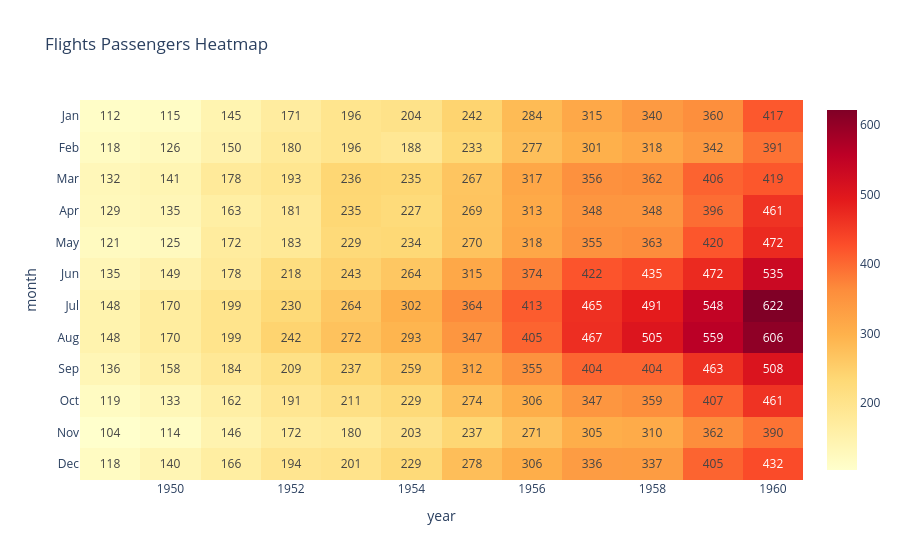
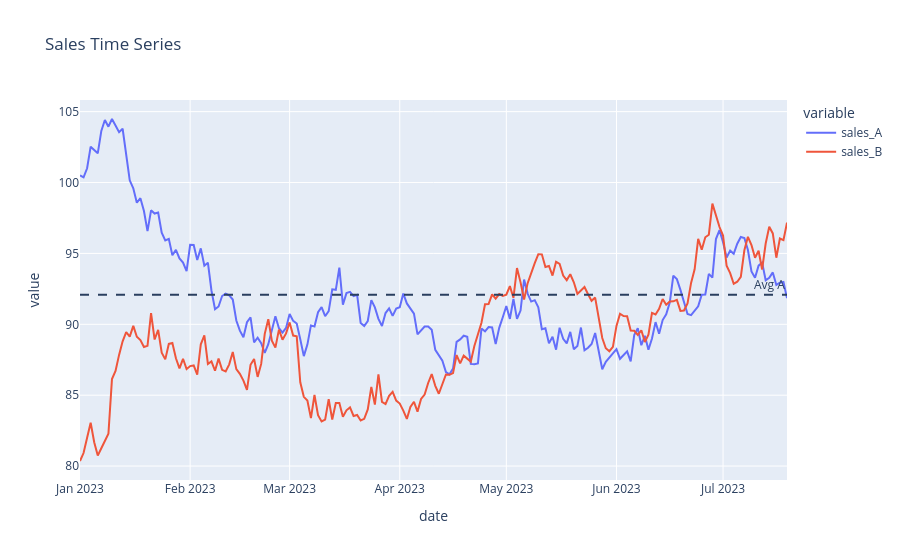

These figures' notebook cell, in order:
### Code cell
# ======================================================
# 8.3 Plotly Heatmap + Line (Time Series)
# ======================================================

# Interactive Heatmap
pv = flights.pivot_table(index='month', columns='year', values='passengers')
fig_heat = px.imshow(
    pv,
    color_continuous_scale='YlOrRd',
    text_auto=True,
    aspect='auto',
    title='Flights Passengers Heatmap'
)
fig_heat.show()

# Interactive Line (Time Series)
fig_ts = px.line(
    ts.reset_index(), x='date',
    y=['sales_A', 'sales_B'],
    title='Sales Time Series',
)
fig_ts.add_hline(y=ts['sales_A'].mean(), line_dash='dash',
                  annotation_text='Avg A')
fig_ts.show()

# PARAMETERS px.line:
# line_dash='col'     → รูปแบบเส้นตาม column
# markers=True        → แสดง marker จุด
# facet_col='col'     → แบ่งหน้าต่าง
# range_x=[start,end] → กำหนดช่วง x

### Figure 1 — Plotly figure (JSON) as saved in the notebook; plotly's stock layout.template omitted (floating-point values rounded to 4 significant figures; data arrays with more than 128 entries replaced by an {"elided": "..."} marker saying what was removed)
{"data": [{"coloraxis": "coloraxis", "hovertemplate": "year: %{x}<br>month: %{y}<br>color: %{z}<extra></extra>", "name": "0", "texttemplate": "%{z}", "type": "heatmap", "x": [1949, 1950, 1951, 1952, 1953, 1954, 1955, 1956, 1957, 1958, 1959, 1960], "xaxis": "x", "y": ["Jan", "Feb", "Mar", "Apr", "May", "Jun", "Jul", "Aug", "Sep", "Oct", "Nov", "Dec"], "yaxis": "y", "z": {"elided": "12x12 float values"}}], "layout": {"coloraxis": {"colorscale": [[0.0, "rgb(255,255,204)"], [0.125, "rgb(255,237,160)"], [0.25, "rgb(254,217,118)"], [0.375, "rgb(254,178,76)"], [0.5, "rgb(253,141,60)"], [0.625, "rgb(252,78,42)"], [0.75, "rgb(227,26,28)"], [0.875, "rgb(189,0,38)"], [1.0, "rgb(128,0,38)"]]}, "title": {"text": "Flights Passengers Heatmap"}, "xaxis": {"anchor": "y", "domain": [0.0, 1.0], "title": {"text": "year"}}, "yaxis": {"anchor": "x", "autorange": "reversed", "domain": [0.0, 1.0], "title": {"text": "month"}}}}

### Figure 2 — Plotly figure (JSON) as saved in the notebook; plotly's stock layout.template omitted (floating-point values rounded to 4 significant figures; data arrays with more than 128 entries replaced by an {"elided": "..."} marker saying what was removed)
{"data": [{"hovertemplate": "variable=sales_A<br>date=%{x}<br>value=%{y}<extra></extra>", "legendgroup": "sales_A", "line": {"color": "#636efa", "dash": "solid"}, "marker": {"symbol": "circle"}, "mode": "lines", "name": "sales_A", "orientation": "v", "showlegend": true, "type": "scatter", "x": {"elided": "200 str values"}, "xaxis": "x", "y": {"elided": "200 float values"}, "yaxis": "y"}, {"hovertemplate": "variable=sales_B<br>date=%{x}<br>value=%{y}<extra></extra>", "legendgroup": "sales_B", "line": {"color": "#EF553B", "dash": "solid"}, "marker": {"symbol": "circle"}, "mode": "lines", "name": "sales_B", "orientation": "v", "showlegend": true, "type": "scatter", "x": {"elided": "200 str values"}, "xaxis": "x", "y": {"elided": "200 float values"}, "yaxis": "y"}], "layout": {"annotations": [{"showarrow": false, "text": "Avg A", "x": 1, "xanchor": "right", "xref": "x domain", "y": 92.08, "yanchor": "bottom", "yref": "y"}], "legend": {"title": {"text": "variable"}, "tracegroupgap": 0}, "shapes": [{"line": {"dash": "dash"}, "type": "line", "x0": 0, "x1": 1, "xref": "x domain", "y0": 92.08, "y1": 92.08, "yref": "y"}], "title": {"text": "Sales Time Series"}, "xaxis": {"anchor": "y", "domain": [0.0, 1.0], "title": {"text": "date"}}, "yaxis": {"anchor": "x", "domain": [0.0, 1.0], "title": {"text": "value"}}}}
